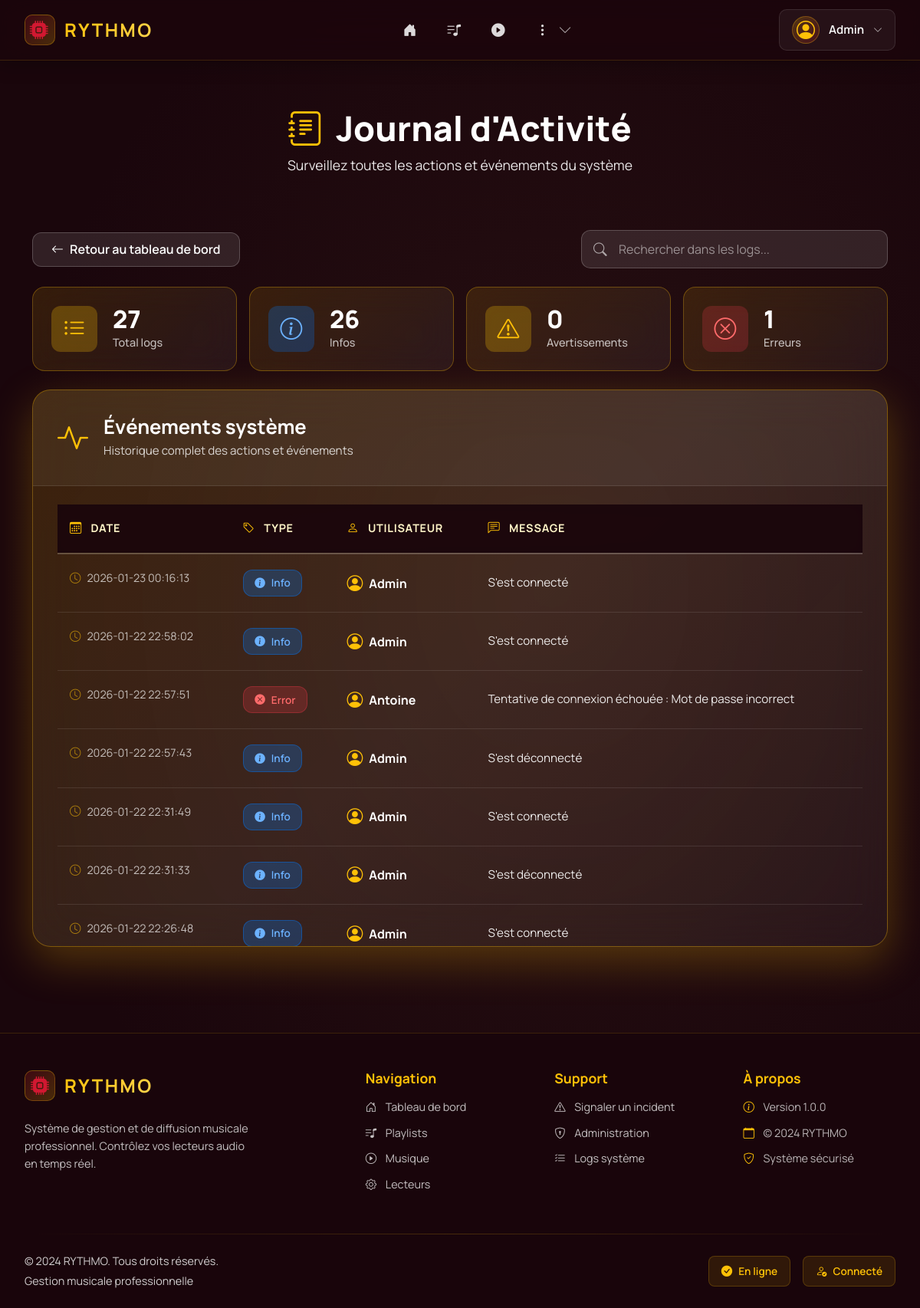
/logs/ (signed in), run on the app's committed database.
### tables this page shows
CREATE TABLE Utilisateur(
   id_utilisateur INTEGER PRIMARY KEY AUTOINCREMENT,
   nom_utilisateur VARCHAR(50) UNIQUE,
   motdepasse VARCHAR(128),
   role VARCHAR(50),
   prenom VARCHAR(50),
   nom VARCHAR(50),
   age INTEGER,
   email VARCHAR(100) UNIQUE,
   login_attempts INTEGER DEFAULT 0,
   block_until DATETIME,
   last_login DATETIME
);

CREATE TABLE FichierLog (
    id_log INTEGER PRIMARY KEY AUTOINCREMENT,
    user_id INTEGER,
    username VARCHAR(50), 
    type_log VARCHAR(50), 
    message VARCHAR(255),
    date_fichierlog DATETIME DEFAULT (datetime('now', 'localtime')),
    FOREIGN KEY(user_id) REFERENCES Utilisateur(id_utilisateur)
);

### app/controllers/LogsController.py (the view)
@log_bp.route("/", methods=['GET'])
@reqlogged
def logs():
    admin_required()
    db_path = os.path.join(os.path.dirname(__file__), '../database.db')
    logs_data = []
    filter_user = request.args.get("user", "").strip()
    filter_type = request.args.get("type", "").strip()
    try:
        with sqlite3.connect(db_path) as conn:
            conn.row_factory = sqlite3.Row
            query = "SELECT * FROM FichierLog WHERE 1=1"
            params = []
            if filter_user:
                query += " AND (LOWER(username) LIKE ? OR LOWER(message) LIKE ?)"
                search_pattern = f"%{filter_user.lower()}%"
                params.extend([search_pattern, search_pattern])
            if filter_type:
                query += " AND type_log = ?"
                params.append(filter_type)
            query += " ORDER BY date_fichierlog DESC LIMIT 1000"
            logs_data = conn.execute(query, params).fetchall()
            types_query = "SELECT DISTINCT type_log FROM FichierLog WHERE type_log IS NOT NULL ORDER BY type_log"
            log_types = [row['type_log'] for row in conn.execute(types_query).fetchall()]
    except sqlite3.OperationalError as e:
        print(f"Erreur SQLite lors de la récupération des logs : {e}")
        log_types = []
    metadata = {
        "title": "Journal des Logs",
        "pagename": "logs"
    }
    return render_template(
        "logs.html",
        metadata=metadata,
        logs=logs_data,
        filter_user=filter_user,
        filter_type=filter_type,
        log_types=log_types
    )

### app/__init__.py (called while the page is built, shortened)
@app.before_request
def check_session_timeout():
    if 'user_id' in session:
        last_active = session.get('last_active')
        now = datetime.now()
        session['last_active'] = now.isoformat()

@app.before_request
def load_user():
    user_id = session.get("user_id")
    if user_id:
        user = UserSqliteDAO().findById(user_id)
        g.current_user = user
    else:
        g.current_user = None

@app.context_processor
def inject_user():
    return dict(current_user=g.get("current_user", None))

### app/controllers/LoginController.py (called while the page is built)
def reqlogged(f):
    @wraps(f)
    def decorated_function(*args, **kwargs):
        if not session.get("logged"):
            return redirect(url_for("login"))
        return f(*args, **kwargs)
    return decorated_function

### app/controllers/LogsController.py (called while the page is built)
def admin_required():
    if session.get("role") not in ["admin", "Administrateur"]:
        abort(403)

### app/models/UserDAO.py (called while the page is built)
    def _getDbConnection(self):
        conn = sqlite3.connect(self.databasename)
        conn.row_factory = sqlite3.Row
        return conn

    def _initTable(self):
        conn = self._getDbConnection()
        conn.execute('''
            CREATE TABLE IF NOT EXISTS Utilisateur(
               id_utilisateur INTEGER PRIMARY KEY AUTOINCREMENT,
               nom_utilisateur VARCHAR(50) UNIQUE,
               prenom VARCHAR(50),
               nom VARCHAR(50),
               age INTEGER,
               email VARCHAR(100) UNIQUE,
               motdepasse VARCHAR(128),
               role VARCHAR(50),
               login_attempts INTEGER DEFAULT 0,
               block_until DATETIME,
               last_login DATETIME
            )
        ''')
        conn.commit()
        conn.close()

    def findById(self, user_id):
      conn = self._getDbConnection()
      row = conn.execute(
        "SELECT * FROM Utilisateur WHERE id_utilisateur = :id",
        {"id": user_id}
    ).fetchone()
      conn.close()
      return User(row) if row else None

### app/templates/logs.html (shortened to what this page needs)
{% extends 'layout.html' %}
{% block content %}
<div class="logs-hero">
  <div class="container">
    <h1><i class="bi bi-journal-text"></i> Journal d'Activité</h1>
    <p>Surveillez toutes les actions et événements du système</p>
  </div>
</div>
<div class="container mt-4 pb-5">
  <div class="logs-actions mb-4">
    <a href="{{ url_for('index') }}" class="btn btn-rythmo-back">
      <i class="bi bi-arrow-left"></i> Retour au tableau de bord
    </a>
    <div class="logs-search-wrapper">
      <i class="bi bi-search search-icon"></i>
      <input
        type="text"
        id="logSearch"
        class="logs-search-input"
        placeholder="Rechercher dans les logs..."
      >
    </div>
  </div>
  <div class="logs-stats mb-4">
    <div class="stat-card stat-total">
      <div class="stat-icon">
        <i class="bi bi-list-ul"></i>
      </div>
      <div class="stat-content">
        <div class="stat-value">{{ logs|length }}</div>
        <div class="stat-label">Total logs</div>
      </div>
    </div>
    <div class="stat-card stat-info">
      <div class="stat-icon">
        <i class="bi bi-info-circle"></i>
      </div>
      <div class="stat-content">
        <div class="stat-value">{{ logs|selectattr('type_log', 'equalto', 'info')|list|length }}</div>
        <div class="stat-label">Infos</div>
      </div>
    </div>
    <div class="stat-card stat-warning">
      <div class="stat-icon">
        <i class="bi bi-exclamation-triangle"></i>
      </div>
      <div class="stat-content">
        <div class="stat-value">{{ logs|selectattr('type_log', 'equalto', 'warning')|list|length }}</div>
        <div class="stat-label">Avertissements</div>
      </div>
    </div>
    <div class="stat-card stat-error">
      <div class="stat-icon">
        <i class="bi bi-x-circle"></i>
      </div>
      <div class="stat-content">
        <div class="stat-value">{{ logs|selectattr('type_log', 'equalto', 'error')|list|length }}</div>
        <div class="stat-label">Erreurs</div>
      </div>
    </div>
  </div>
  <div class="logs-card">
    <div class="logs-card-header">
      <div class="logs-header-info">
        <i class="bi bi-activity"></i>
        <div>
          <h2>Événements système</h2>
          <p>Historique complet des actions et événements</p>
        </div>
      </div>
    </div>
    <div class="logs-table-wrapper">
      <table class="logs-table" id="logTable">
        <thead>
          <tr>
            <th>
              <i class="bi bi-calendar3"></i> Date
            </th>
            <th>
              <i class="bi bi-tag"></i> Type
            </th>
            <th>
              <i class="bi bi-person"></i> Utilisateur
            </th>
            <th>
              <i class="bi bi-chat-left-text"></i> Message
            </th>
          </tr>
        </thead>
        <tbody>
          {% for log in logs %}
          <tr class="log-row">
            <td class="log-date">
              <i class="bi bi-clock"></i>
              {{ log.date_fichierlog }}
            </td>
            <td>
              {% if log.type_log == 'warning' %}
                <span class="log-badge log-badge-warning">
                  <i class="bi bi-exclamation-triangle-fill"></i>
                  Warning
                </span>
              {% elif log.type_log == 'error' %}
                <span class="log-badge log-badge-error">
                  <i class="bi bi-x-circle-fill"></i>
                  Error
                </span>
              {% else %}
                <span class="log-badge log-badge-info">
                  <i class="bi bi-info-circle-fill"></i>
                  Info
                </span>
              {% endif %}
            </td>
            <td class="log-user">
              <div class="user-badge">
                <i class="bi bi-person-circle"></i>
                <strong>{{ log.username }}</strong>
              </div>
            </td>
            <td class="log-message">{{ log.message }}</td>
          </tr>
          {% endfor %}
        </tbody>
      </table>
    </div>
  </div>
</div>
{% endblock %}

### app/templates/includes/nav.html (shortened to what this page needs)
{% if current_user %}
<nav class="navbar-modern fixed-top navbar-expand-lg">
  <div class="navbar-container">
    <div class="navbar-brand-section">
      <a class="navbar-brand-modern" href="{{ url_for('index') }}">
        <div class="brand-icon-wrapper">
          <i class="bi bi-cpu-fill"></i>
        </div>
        <span class="brand-text">RYTHMO</span>
      </a>
      <div class="music-visualizer" id="music-bar">
      </div>
    </div>
    <div class="navbar-nav-section">
      <div class="collapse navbar-collapse-modern" id="navbarNav">
        <ul class="navbar-nav-modern">
          <li class="nav-item-modern">
            <a class="nav-link-modern nav-link-icon-only" href="{{ url_for('index') }}">
              <i class="bi bi-house-door-fill"></i>
            </a>
          </li>
          <li class="nav-item-modern">
            <a class="nav-link-modern nav-link-icon-only" href="{{ url_for('playlist.playlists') }}">
              <i class="bi bi-music-note-list"></i>
            </a>
          </li>
          <li class="nav-item-modern">
            <a class="nav-link-modern nav-link-icon-only" href="{{ url_for('musique.musique') }}">
              <i class="bi bi-play-circle-fill"></i>
            </a>
          </li>
          {% if current_user.role in ["admin", "superviseur"] or current_user.role == "admin" %}
          <li class="nav-item-modern nav-item-dropdown">
            <button class="nav-link-modern nav-link-icon-only nav-more-btn" type="button" data-bs-toggle="dropdown" aria-expanded="false">
              <i class="bi bi-three-dots-vertical"></i>
              <i class="bi bi-chevron-down nav-dropdown-arrow"></i>
            </button>
          </li>
          {% endif %}
        </ul>
      </div>
    </div>
    <div class="navbar-user-section">
      <div class="user-dropdown">
        <button class="user-menu-trigger" type="button" data-bs-toggle="dropdown" aria-expanded="false">
          <div class="user-avatar-nav">
            <i class="bi bi-person-circle"></i>
          </div>
          <span class="username-text d-none d-lg-inline">{{ current_user.username }}</span>
          <i class="bi bi-chevron-down dropdown-arrow"></i>
        </button>
      </div>
    </div>
  </div>
</nav>
{% endif %}

### app/templates/layout.html (style rules this page uses)
* { font-family: 'Manrope', -apple-system, BlinkMacSystemFont, 'Segoe UI', sans-serif !important; }
:root { --rythmo-gradient-start: #281012; --rythmo-gradient-end: #1a060c; --rythmo-gradient-mid: #3b1519; --rythmo-yellow: #ffc107; --rythmo-red: #d11831; --rythmo-text-light: #fff4c7; }
body { background: radial-gradient(ellipse at 60% 45%, var(--rythmo-gradient-start), var(--rythmo-gradient-end) 70%); min-height: 100vh; color: white; padding-top: 76px; }

### app/templates/includes/nav.html (style rules this page uses)
.navbar-modern { background: rgba(26, 6, 12, 0.85); backdrop-filter: blur(20px) saturate(180%); -webkit-backdrop-filter: blur(20px) saturate(180%); border-bottom: 1px solid rgba(255, 193, 7, 0.15); box-shadow: 0 4px 24px rgba(0, 0, 0, 0.3); padding: 0.75rem 0; z-index: 1050; transition: all 0.3s ease; }
.navbar-container { max-width: 1400px; margin: 0 auto; padding: 0 2rem; display: flex; align-items: center; justify-content: space-between; gap: 2rem; }
.navbar-brand-section { display: flex; align-items: center; gap: 1rem; flex-shrink: 0; }
.navbar-brand-modern { display: flex; align-items: center; gap: 0.75rem; text-decoration: none; color: #ffc107 !important; font-weight: 700; font-size: 1.5rem; letter-spacing: 0.1em; transition: all 0.3s ease; position: relative; }
.brand-icon-wrapper { width: 40px; height: 40px; display: flex; align-items: center; justify-content: center; background: linear-gradient(135deg, rgba(209, 24, 49, 0.2), rgba(255, 193, 7, 0.2)); border-radius: 10px; border: 1px solid rgba(255, 193, 7, 0.3); transition: all 0.3s ease; }
.brand-icon-wrapper i { font-size: 1.5rem; color: #d11831; transition: all 0.3s ease; }
.brand-text { background: linear-gradient(135deg, #ffc107, #ffd54f); -webkit-background-clip: text; -webkit-text-fill-color: transparent; background-clip: text; }
.music-visualizer { display: flex; align-items: flex-end; gap: 3px; height: 28px; margin-left: 0.5rem; }
.navbar-nav-section { flex: 1; display: flex; justify-content: center; }
.navbar-collapse-modern { display: flex !important; }
.navbar-nav-modern { display: flex; align-items: center; gap: 0.5rem; list-style: none; margin: 0; padding: 0; }
.nav-item-modern { position: relative; }
.nav-link-modern { display: flex; align-items: center; gap: 0.5rem; padding: 0.6rem 1.2rem; color: rgba(255, 255, 255, 0.85) !important; text-decoration: none; border-radius: 8px; transition: all 0.3s ease; font-weight: 500; font-size: 0.95rem; position: relative; overflow: hidden; }
.nav-link-modern::before { content: ''; position: absolute; top: 0; left: -100%; width: 100%; height: 100%; background: linear-gradient(90deg, transparent, rgba(255, 193, 7, 0.1), transparent); transition: left 0.5s ease; }
.nav-link-modern i { font-size: 1.1rem; transition: all 0.3s ease; }
.nav-link-icon-only { padding: 0.6rem 1rem !important; position: relative; }
.nav-item-dropdown { position: relative; }
.nav-more-btn { cursor: pointer; border: none; background: transparent; }
.nav-dropdown-arrow { font-size: 0.7rem; transition: transform 0.3s ease; opacity: 0.7; margin-left: 0.25rem; }
.navbar-user-section { display: flex; align-items: center; gap: 1rem; flex-shrink: 0; }
.user-dropdown { position: relative; }
.user-menu-trigger { display: flex; align-items: center; gap: 0.75rem; background: rgba(255, 255, 255, 0.05); border: 1px solid rgba(255, 255, 255, 0.1); border-radius: 10px; padding: 0.5rem 1rem; color: white; cursor: pointer; transition: all 0.3s ease; }
.user-avatar-nav { width: 36px; height: 36px; display: flex; align-items: center; justify-content: center; background: linear-gradient(135deg, rgba(255, 193, 7, 0.2), rgba(209, 24, 49, 0.2)); border-radius: 50%; border: 1px solid rgba(255, 193, 7, 0.3); }
.user-avatar-nav i { font-size: 1.5rem; color: #ffc107; }
.username-text { font-weight: 600; font-size: 0.95rem; }
.dropdown-arrow { font-size: 0.75rem; transition: transform 0.3s ease; opacity: 0.7; }
.navbar-modern { animation: slideDown 0.4s ease-out; }

### data on the page
Utilisateur: username "Admin"
FichierLog: date_fichierlog "2026-01-23 00:16:13", type_log "info" (drawn), username "Admin", message "S'est connecté"
FichierLog: date_fichierlog "2026-01-22 22:58:02", type_log "info" (drawn), username "Admin", message "S'est connecté"
FichierLog: date_fichierlog "2026-01-22 22:57:51", type_log "error" (drawn), username "Antoine", message "Tentative de connexion échouée : Mot de passe incorrect"
FichierLog: date_fichierlog "2026-01-22 22:57:43", type_log "info" (drawn), username "Admin", message "S'est déconnecté"
FichierLog: date_fichierlog "2026-01-22 22:31:49", type_log "info" (drawn), username "Admin", message "S'est connecté"
FichierLog: date_fichierlog "2026-01-22 22:31:33", type_log "info" (drawn), username "Admin", message "S'est déconnecté"
FichierLog: date_fichierlog "2026-01-22 22:26:48", type_log "info" (drawn), username "Admin", message "S'est connecté"

### other printed values
{{ logs|length }} "27"
{{ logs|selectattr('type_log', 'equalto', 'info')|list|length }} "26"
{{ logs|selectattr('type_log', 'equalto', 'warning')|list|length }} "0"
{{ logs|selectattr('type_log', 'equalto', 'error')|list|length }} "1"
